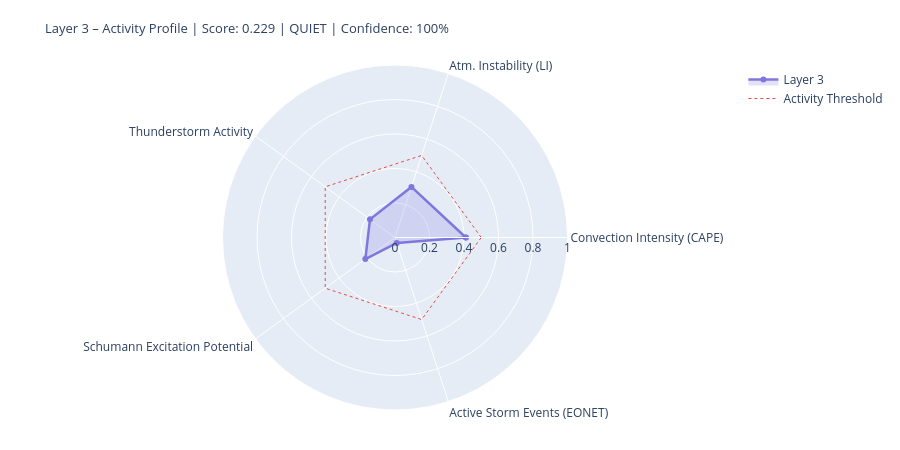

Here is the notebook cell this chart was saved with:
### Markdown cell above
---
## 4. State Assessment & Handoff to Layer 4/5

### Code cell
# ============================================================
# LAYER-3-SCORE
# Five dynamic components
# ============================================================

def norm(v, lo, hi):
    if v is None or (isinstance(v, float) and math.isnan(v)): return None
    return round(max(0.0, min(1.0, (v - lo) / (hi - lo))), 4)

# --- 1) Convection intensity (global CAPE mean) ---
cape_mean = df_atm['cape'].dropna().mean() if not df_atm.empty else None
conv_score = norm(cape_mean, 0, 3000)
conv_src   = 'primary' if cape_mean is not None else 'missing'

# --- 2) Atmospheric instability (LI mean) ---
li_mean   = df_atm['li'].dropna().mean() if not df_atm.empty else None
# Negative LI = unstable → higher score
instab_score = norm(-li_mean if li_mean is not None else None, -6, 6)
instab_src   = 'primary' if li_mean is not None else 'missing'

# --- 3) Thunderstorm activity (mean thunder score + WMO count) ---
thunder_mean = df_atm['thunder_score'].mean() if not df_atm.empty else None
n_thunder    = int(df_atm['thunderstorm'].sum()) if not df_atm.empty else 0
thunder_score_val = norm(
    (thunder_mean or 0) * 0.7 + n_thunder * 0.1, 0, 1.0
) if thunder_mean is not None else None
thunder_src = 'primary'

# --- 4) Schumann excitation potential (weighted Schumann contribution) ---
schumann_pot = df_atm['schumann_contribution'].mean() if not df_atm.empty else None
# Boosted by Layer-2 thunderstorm trigger
if schumann_pot is not None and l2_thunder:
    schumann_pot = min(1.0, schumann_pot * 1.2)
schumann_score = norm(schumann_pot, 0, 1.0) if schumann_pot is not None else None
schumann_src   = 'derived'

# --- 5) Storm activity (NASA EONET) ---
# Distinction: None = data not loaded, 0.0 = loaded but no events
storm_score = None
storm_src   = 'missing'
if raw.get('storms') is not None:          # API reached successfully
    storm_score = norm(len(storm_events), 0, 30) if storm_events else 0.0
    storm_src   = 'primary'

# X-Ray and Kp: context only, not in dynamic score
# (X-Ray = Layer-0/4 driver; Kp = geomagnetic index, not a lightning proxy)
xray_context = None
if raw.get('xray'):
    df_xc = pd.DataFrame(raw['xray'])
    fc = next((c for c in df_xc.columns
               if any(k in c.lower() for k in ['flux','long']) and 'time' not in c.lower()),
              df_xc.columns[1])
    df_xc[fc] = pd.to_numeric(df_xc[fc], errors='coerce')
    xray_last = df_xc[fc].dropna().iloc[-1] if not df_xc[fc].dropna().empty else None
    if xray_last:
        xray_class = ('X' if xray_last>=1e-4 else 'M' if xray_last>=1e-5
                      else 'C' if xray_last>=1e-6 else 'B')
        xray_context = {'flux': float(xray_last), 'class': xray_class}
        print(f'X-Ray context: {xray_class}-class ({xray_last:.2e} W/m²)')

# --- Aggregate ---
COMPONENTS = {
    'Convection Intensity (CAPE)':  {'score': conv_score,       'source': conv_src,    'dynamic': True},
    'Atm. Instability (LI)':         {'score': instab_score,     'source': instab_src,  'dynamic': True},
    'Thunderstorm Activity':              {'score': thunder_score_val, 'source': thunder_src, 'dynamic': True},
    'Schumann Excitation Potential':   {'score': schumann_score,   'source': schumann_src,'dynamic': True},
    'Active Storm Events (EONET)': {'score': storm_score,      'source': storm_src,   'dynamic': True},
}

available   = {k: v['score'] for k, v in COMPONENTS.items() if v['score'] is not None}
unavailable = [k for k, v in COMPONENTS.items() if v['score'] is None]
layer3_score = round(sum(available.values()) / len(available), 4) if available else None
confidence   = round(len(available) / len(COMPONENTS), 2)
level = ('unknown' if layer3_score is None
         else 'quiet'   if layer3_score < 0.3
         else 'moderate' if layer3_score < 0.6
         else 'active')
dominant_l3 = max(available, key=available.get) if available else 'none'

# --- Ausgabe ---
W = 68
print('=' * W)
print('LAYER 3 – ATMOSPHERE / WEATHER / THUNDERSTORMS – STATE ASSESSMENT')
print('=' * W)
for name, comp in COMPONENTS.items():
    s = comp['score']
    if s is not None:
        bar = '█' * int(s * 20) + '░' * (20 - int(s * 20))
        print(f'  {name:<36} {bar}  {s:.3f}  [{comp["source"]}]')
    else:
        print(f'  {name:<36} {"─" * 20}  n/a   [missing]')
print('-' * W)
print(f'  Score:        {layer3_score:.3f}  ({len(available)}/{len(COMPONENTS)} components)')
print(f'  Confidence:   {confidence:.0%}')
print(f'  Level:        {level.upper()}')
print(f'  Dominant:     {dominant_l3}')
print(f'  CAPE mean:    {cape_mean:.0f} J/kg' if cape_mean else '  CAPE mean:    n/a')
print(f'  LI mean:      {li_mean:.1f} K' if li_mean is not None else '  LI mean:      n/a')
print(f'  Thunderstorms:{n_thunder} points (WMO)  +  {len(storm_events)} NASA EONET')
print('=' * W)

# Radar
cats   = list(available.keys())
vals_r = list(available.values())
if len(cats) >= 3:
    fig = go.Figure()
    fig.add_trace(go.Scatterpolar(
        r=vals_r + [vals_r[0]], theta=cats + [cats[0]],
        fill='toself', fillcolor='rgba(127,119,221,0.22)',
        line=dict(color='#7F77DD', width=2.5), name='Layer 3'
    ))
    fig.add_trace(go.Scatterpolar(
        r=[0.5] * (len(cats)+1), theta=cats + [cats[0]],
        line=dict(color='#E24B4A', dash='dot', width=1),
        mode='lines', name='Activity Threshold'
    ))
    fig.update_layout(
        title=dict(
            text=f'Layer 3 – Activity Profile | Score: {layer3_score:.3f} | {level.upper()} | Confidence: {confidence:.0%}',
            font=dict(size=13)
        ),
        polar=dict(radialaxis=dict(visible=True, range=[0, 1])),
        height=450, showlegend=True,
        margin=dict(l=60, r=60, t=65, b=40)
    )
    fig.show()

### Figure 1 — Plotly figure (JSON) as saved in the notebook; plotly's stock layout.template omitted (floating-point values rounded to 4 significant figures)
{"data": [{"fill": "toself", "fillcolor": "rgba(127,119,221,0.22)", "line": {"color": "#7F77DD", "width": 2.5}, "name": "Layer 3", "r": [0.4107, 0.3083, 0.1792, 0.2126, 0.0333, 0.4107], "theta": ["Convection Intensity (CAPE)", "Atm. Instability (LI)", "Thunderstorm Activity", "Schumann Excitation Potential", "Active Storm Events (EONET)", "Convection Intensity (CAPE)"], "type": "scatterpolar"}, {"line": {"color": "#E24B4A", "dash": "dot", "width": 1}, "mode": "lines", "name": "Activity Threshold", "r": [0.5, 0.5, 0.5, 0.5, 0.5, 0.5], "theta": ["Convection Intensity (CAPE)", "Atm. Instability (LI)", "Thunderstorm Activity", "Schumann Excitation Potential", "Active Storm Events (EONET)", "Convection Intensity (CAPE)"], "type": "scatterpolar"}], "layout": {"height": 450, "margin": {"b": 40, "l": 60, "r": 60, "t": 65}, "polar": {"radialaxis": {"range": [0, 1], "visible": true}}, "showlegend": true, "title": {"font": {"size": 13}, "text": "Layer 3 – Activity Profile | Score: 0.229 | QUIET | Confidence: 100%"}}}
